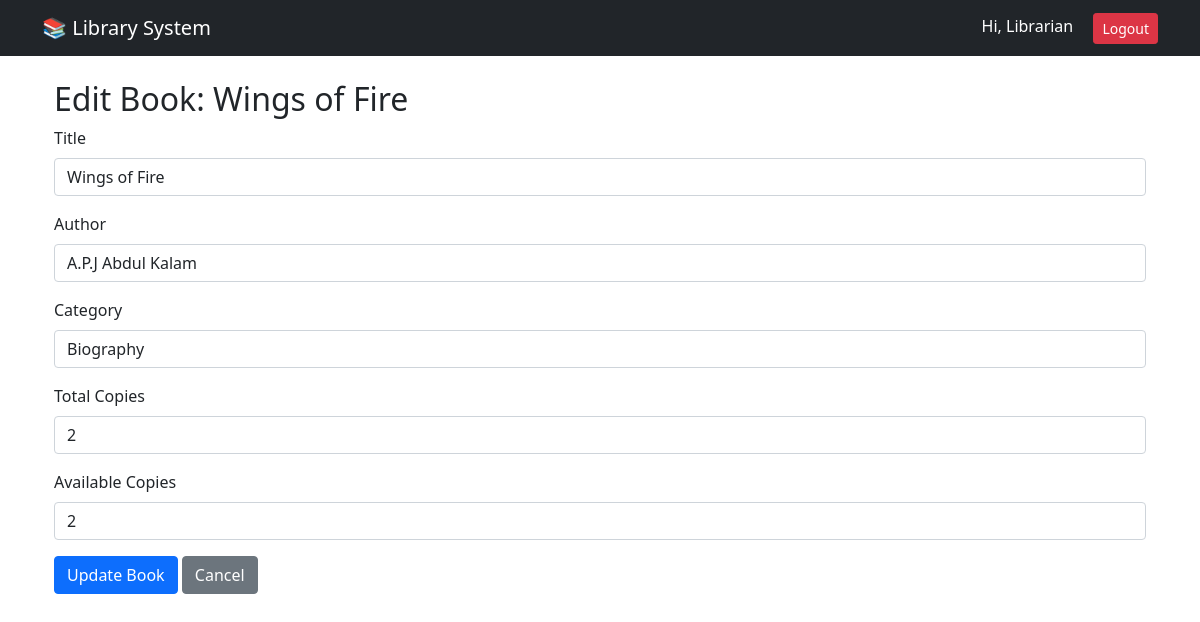
Page /edit_book/3 (signed in) on the committed database.
### app.py (models this page shows)
class User(UserMixin, db.Model):
    id = db.Column(db.Integer, primary_key=True)
    name = db.Column(db.String(100), nullable=False)
    email = db.Column(db.String(120), unique=True, nullable=False)
    password = db.Column(db.String(200), nullable=False)
    role = db.Column(db.String(20), default='student')

class Book(db.Model):
    id = db.Column(db.Integer, primary_key=True)
    title = db.Column(db.String(200), nullable=False)
    author = db.Column(db.String(100), nullable=False)
    isbn = db.Column(db.String(20), unique=True)
    category = db.Column(db.String(50))
    total_copies = db.Column(db.Integer, default=1)
    available_copies = db.Column(db.Integer, default=1)

### app.py (the view, shortened to what this page needs)
@app.route('/edit_book/<int:book_id>', methods=['GET', 'POST'])
@login_required
def edit_book(book_id):
    if current_user.role != 'admin':
        return "Access Denied!",403
    book = Book.query.get_or_404(book_id)
    return render_template('edit_book.html', book=book)

### app.py (called while the page is built)
@login_manager.user_loader
def load_user(user_id):
    return User.query.get(int(user_id))

### templates/edit_book.html
{% extends "base.html" %}
{% block content %}
<div class="container mt-4">
    <h2>Edit Book: {{ book.title }}</h2>
    <form method="POST">
        <div class="mb-3">
            <label class="form-label">Title</label>
            <input type="text" name="title" class="form-control" value="{{ book.title }}" required>
        </div>
        <div class="mb-3">
            <label class="form-label">Author</label>
            <input type="text" name="author" class="form-control" value="{{ book.author }}" required>
        </div>
        <div class="mb-3">
            <label class="form-label">Category</label>
            <input type="text" name="category" class="form-control" value="{{ book.category }}" required>
        </div>
        <div class="mb-3">
            <label class="form-label">Total Copies</label>
            <input type="number" name="total_copies" class="form-control" value="{{ book.total_copies }}" min="1" required>
        </div>
        <div class="mb-3">
            <label class="form-label">Available Copies</label>
            <input type="number" name="available_copies" class="form-control" value="{{ book.available_copies }}" min="0" required>
        </div>
        <button type="submit" class="btn btn-primary">Update Book</button>
        <a href="{{ url_for('view_books') }}" class="btn btn-secondary">Cancel</a>
    </form>
</div>
{% endblock %}

### templates/base.html (shortened to what this page needs)
<!DOCTYPE html>
<html>
<head>
    <link href="https://cdn.jsdelivr.net/npm/bootstrap@5.1.3/dist/css/bootstrap.min.css" rel="stylesheet">
</head>
<body>
    <nav class="navbar navbar-dark bg-dark">
        <div class="container">
            <a class="navbar-brand" href="/">📚 Library System</a>
            <div>
                {% if current_user.is_authenticated %}
                    <span class="text-white me-3">Hi, {{ current_user.name }}</span>
                    <a class="btn btn-danger btn-sm" href="/logout">Logout</a>
                {% else %}
                    <a class="btn btn-primary btn-sm" href="/login">Login</a>
                {% endif %}
            </div>
        </div>
    </nav>
    <div class="container mt-4">
        {% block content %}{% endblock %}
    </div>
</body>
</html>

### rows in the picture
User: name "Librarian"
Book: title "Wings of Fire", author "A.P.J Abdul Kalam", category "Biography", total_copies "2", available_copies "2"
